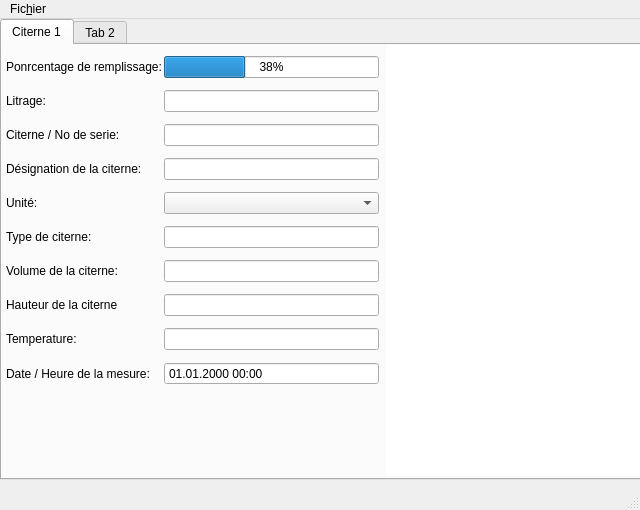
<?xml version="1.0" encoding="UTF-8"?>
<ui version="4.0">
 <author>Yves Huguenin</author>
 <class>mainWindow</class>
 <widget class="QMainWindow" name="mainWindow">
  <property name="geometry">
   <rect>
    <x>0</x>
    <y>0</y>
    <width>640</width>
    <height>510</height>
   </rect>
  </property>
  <property name="mouseTracking">
   <bool>true</bool>
  </property>
  <property name="windowTitle">
   <string>KSW_Gok</string>
  </property>
  <property name="toolTip">
   <string/>
  </property>
  <property name="documentMode">
   <bool>false</bool>
  </property>
  <widget class="QWidget" name="centralwidget">
   <widget class="QTabWidget" name="tabTank">
    <property name="geometry">
     <rect>
      <x>0</x>
      <y>0</y>
      <width>651</width>
      <height>461</height>
     </rect>
    </property>
    <property name="currentIndex">
     <number>0</number>
    </property>
    <property name="movable">
     <bool>true</bool>
    </property>
    <widget class="QWidget" name="tab1">
     <attribute name="title">
      <string>Citerne 1</string>
     </attribute>
     <widget class="QWidget" name="horizontalLayoutWidget">
      <property name="geometry">
       <rect>
        <x>-1</x>
        <y>-1</y>
        <width>641</width>
        <height>431</height>
       </rect>
      </property>
      <layout class="QHBoxLayout" name="horizontalLayout">
       <property name="spacing">
        <number>2</number>
       </property>
       <property name="sizeConstraint">
        <enum>QLayout::SetMaximumSize</enum>
       </property>
       <item>
        <layout class="QFormLayout" name="formLayout">
         <property name="fieldGrowthPolicy">
          <enum>QFormLayout::AllNonFixedFieldsGrow</enum>
         </property>
         <property name="verticalSpacing">
          <number>12</number>
         </property>
         <property name="leftMargin">
          <number>5</number>
         </property>
         <property name="topMargin">
          <number>12</number>
         </property>
         <property name="rightMargin">
          <number>5</number>
         </property>
         <item row="0" column="0">
          <widget class="QLabel" name="label">
           <property name="text">
            <string>Ponrcentage de remplissage:</string>
           </property>
          </widget>
         </item>
         <item row="0" column="1">
          <widget class="QProgressBar" name="cPercent">
           <property name="value">
            <number>38</number>
           </property>
           <property name="alignment">
            <set>Qt::AlignCenter</set>
           </property>
           <property name="invertedAppearance">
            <bool>false</bool>
           </property>
          </widget>
         </item>
         <item row="2" column="0">
          <widget class="QLabel" name="label_2">
           <property name="text">
            <string>Litrage:</string>
           </property>
          </widget>
         </item>
         <item row="2" column="1">
          <widget class="QLineEdit" name="cCapacity"/>
         </item>
         <item row="3" column="0">
          <widget class="QLabel" name="label_3">
           <property name="text">
            <string>Citerne / No de serie:</string>
           </property>
          </widget>
         </item>
         <item row="3" column="1">
          <widget class="QLineEdit" name="cSerial"/>
         </item>
         <item row="4" column="0">
          <widget class="QLabel" name="label_4">
           <property name="text">
            <string>Désignation de la citerne:</string>
           </property>
          </widget>
         </item>
         <item row="4" column="1">
          <widget class="QLineEdit" name="cDesign"/>
         </item>
         <item row="5" column="0">
          <widget class="QLabel" name="label_5">
           <property name="text">
            <string>Unité:</string>
           </property>
          </widget>
         </item>
         <item row="5" column="1">
          <widget class="QComboBox" name="cUnite">
           <property name="currentText">
            <string/>
           </property>
          </widget>
         </item>
         <item row="6" column="0">
          <widget class="QLabel" name="label_6">
           <property name="text">
            <string>Type de citerne:</string>
           </property>
          </widget>
         </item>
         <item row="6" column="1">
          <widget class="QLineEdit" name="cType"/>
         </item>
         <item row="7" column="0">
          <widget class="QLabel" name="label_7">
           <property name="text">
            <string>Volume de la citerne:</string>
           </property>
          </widget>
         </item>
         <item row="7" column="1">
          <widget class="QLineEdit" name="cFull"/>
         </item>
         <item row="8" column="0">
          <widget class="QLabel" name="label_8">
           <property name="text">
            <string>Hauteur de la citerne</string>
           </property>
          </widget>
         </item>
         <item row="8" column="1">
          <widget class="QLineEdit" name="cHeight"/>
         </item>
         <item row="9" column="0">
          <widget class="QLabel" name="label_9">
           <property name="text">
            <string>Temperature:</string>
           </property>
          </widget>
         </item>
         <item row="9" column="1">
          <widget class="QLineEdit" name="cTemp"/>
         </item>
         <item row="10" column="0">
          <widget class="QLabel" name="label_10">
           <property name="text">
            <string>Date / Heure de la mesure:</string>
           </property>
          </widget>
         </item>
         <item row="10" column="1">
          <widget class="QDateTimeEdit" name="cTime">
           <property name="inputMethodHints">
            <set>Qt::ImhNone</set>
           </property>
           <property name="readOnly">
            <bool>true</bool>
           </property>
           <property name="buttonSymbols">
            <enum>QAbstractSpinBox::NoButtons</enum>
           </property>
           <property name="keyboardTracking">
            <bool>false</bool>
           </property>
           <property name="displayFormat">
            <string>dd.MM.yyyy HH:mm</string>
           </property>
          </widget>
         </item>
        </layout>
       </item>
       <item>
        <widget class="QGraphicsView" name="dCiterne">
         <property name="enabled">
          <bool>true</bool>
         </property>
         <property name="sizePolicy">
          <sizepolicy hsizetype="Fixed" vsizetype="Expanding">
           <horstretch>0</horstretch>
           <verstretch>0</verstretch>
          </sizepolicy>
         </property>
         <property name="minimumSize">
          <size>
           <width>256</width>
           <height>429</height>
          </size>
         </property>
         <property name="baseSize">
          <size>
           <width>256</width>
           <height>429</height>
          </size>
         </property>
         <property name="acceptDrops">
          <bool>false</bool>
         </property>
         <property name="frameShape">
          <enum>QFrame::NoFrame</enum>
         </property>
         <property name="verticalScrollBarPolicy">
          <enum>Qt::ScrollBarAlwaysOff</enum>
         </property>
         <property name="horizontalScrollBarPolicy">
          <enum>Qt::ScrollBarAlwaysOff</enum>
         </property>
         <property name="foregroundBrush">
          <brush brushstyle="NoBrush">
           <color alpha="255">
            <red>255</red>
            <green>0</green>
            <blue>0</blue>
           </color>
          </brush>
         </property>
         <property name="sceneRect">
          <rectf>
           <x>0.000000000000000</x>
           <y>0.000000000000000</y>
           <width>256.000000000000000</width>
           <height>429.000000000000000</height>
          </rectf>
         </property>
        </widget>
       </item>
      </layout>
     </widget>
    </widget>
    <widget class="QWidget" name="tab_2">
     <property name="enabled">
      <bool>false</bool>
     </property>
     <attribute name="title">
      <string>Tab 2</string>
     </attribute>
    </widget>
   </widget>
  </widget>
  <widget class="QMenuBar" name="menubar">
   <property name="geometry">
    <rect>
     <x>0</x>
     <y>0</y>
     <width>640</width>
     <height>24</height>
    </rect>
   </property>
   <widget class="QMenu" name="menuFichier">
    <property name="title">
     <string>Fic&amp;hier</string>
    </property>
    <addaction name="actionQuitter"/>
   </widget>
   <addaction name="menuFichier"/>
  </widget>
  <widget class="QStatusBar" name="statusbar"/>
  <action name="actionQuitter">
   <property name="text">
    <string>&amp;Quitter</string>
   </property>
  </action>
 </widget>
 <resources/>
 <connections/>
</ui>
